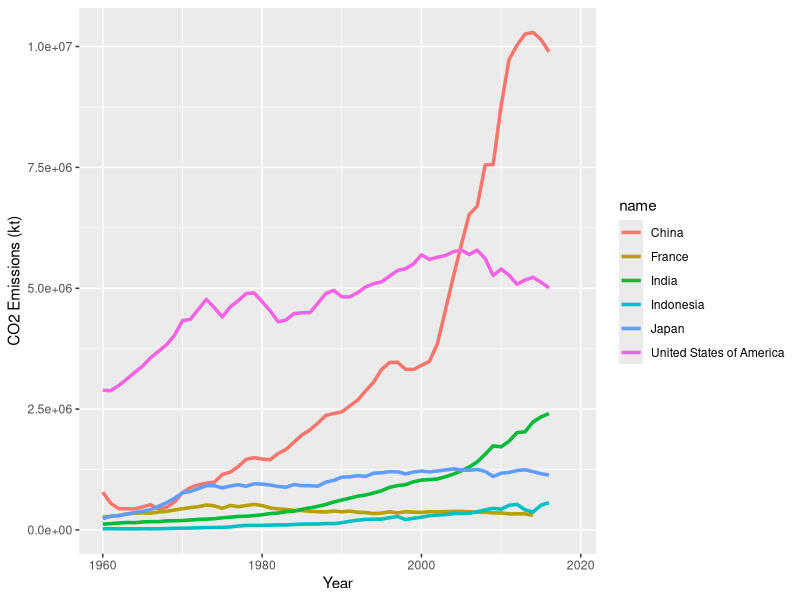
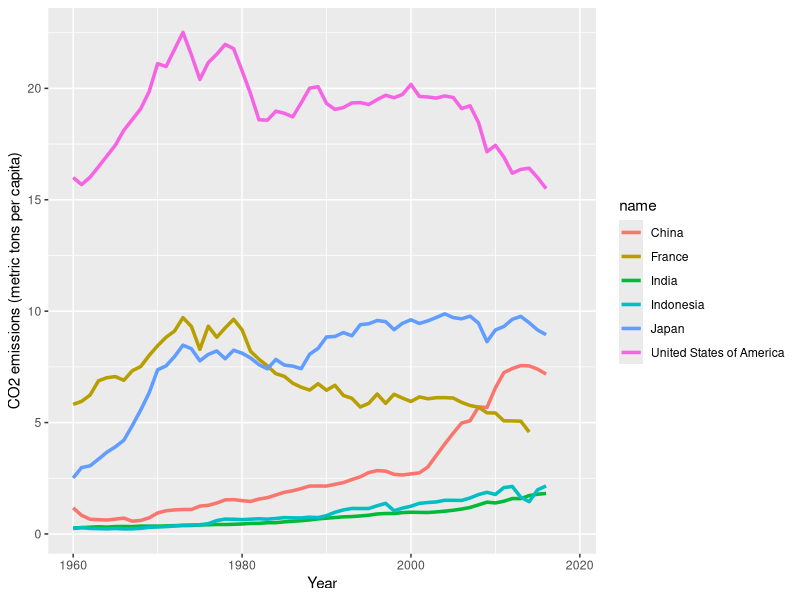
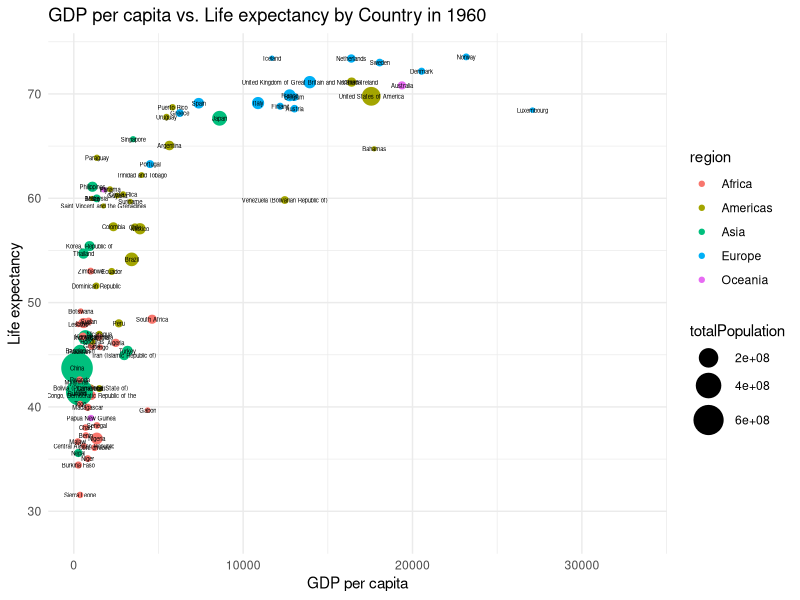
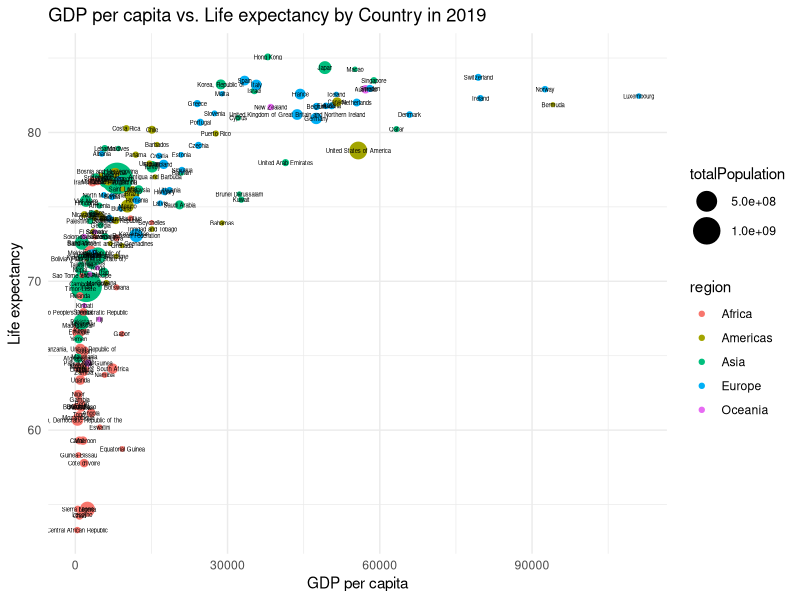

Generate these figures, in order, with R: (Note: this script raises an error after producing the figures.)
dataset <- dataset <- read.delim("gapminder.csv", header = TRUE)
    
cat("There are", nrow(dataset), "rows and", ncol(dataset), "columns.\n")

length(unique(dataset$iso3))
length(unique(dataset$iso2))
length(unique(dataset$name))


compare <- function(col1, col2) {
    result <- data.frame(find = unique(dataset[, col1]),
                         count = integer(length(unique(dataset[, col1]))))
    for (i in 1:nrow(result)) {
        result[i, "count"] = 
            length(unique(subset(dataset, dataset[, col1] == result[i, "find"],
                                 select = col2))[, 1])
    }
    print(result)
    result
}

compare1 <- compare("iso2", "name")
print(unique(compare1$count))
print(unique(dataset[dataset$iso2 == compare1[compare1$count != 1, ]$find, ]$name))

compare2 <- compare("name", "iso3")
print(unique(compare2$count))
print(unique(dataset[dataset$name == compare2[compare2$count != 1, ]$find, ]$iso3))

max(dataset$time, na.rm = TRUE)
min(dataset$time, na.rm = TRUE)

library(dplyr)

missing_co2 <- dataset %>%
    group_by(time) %>%
    summarise(missing = sum(is.na(co2))) %>%
    arrange(desc(missing))

missing_co2_PC <- dataset %>%
    group_by(time) %>%
    summarise(missing = sum(is.na(co2_PC))) %>%
    arrange(desc(missing))

print(missing_co2)
print(missing_co2_PC)

library(dplyr)
library(ggplot2)

subset_data <- subset(dataset,
                      name %in% c("United States of America", "China", "India",
                                  "France", "Japan", "Indonesia"))

ggplot(subset_data, aes(x = time, y = co2, group = name, color = name)) +
    geom_line(size = 1.2) +
    labs(x = "Year", y = "CO2 Emissions (kt)") +
    scale_x_continuous(limits = c(1960, 2019))

ggplot(subset_data, aes(x = time, y = co2_PC, group = name, color = name)) +
    geom_line(size = 1.2) +
    labs(x = "Year", y = "CO2 emissions (metric tons per capita)") +
    scale_x_continuous(limits = c(1960, 2019))


library(tidyr)

# Group the data by year and region, and summarize the mean CO2 emissions per capita
avg_co2_pc_by_year_region <- dataset %>% 
    group_by(time, region) %>% 
    summarize(mean_co2_pc = mean(co2_PC, na.rm = TRUE)) 

# Reshape the data into a wide format with years as rows and continents as columns
wide_avg_co2_pc_by_year_region <- spread(avg_co2_pc_by_year_region, key = region, value = mean_co2_pc)

# Print the results
print(wide_avg_co2_pc_by_year_region, n = 100)

data_1960 <- subset(dataset, time == 1960)
data_1960 <- data_1960[data_1960$region != "", ]

ggplot(data_1960, aes(x = GDP_PC, y = lifeExpectancy)) +
    geom_point(aes(size = totalPopulation, color = region)) +
    scale_size_continuous(range = c(1, 10)) +
    labs(x = "GDP per capita", y = "Life expectancy") +
    theme_minimal() +
    geom_text(aes(label = name), size = 1.5) + 
    ggtitle("GDP per capita vs. Life expectancy by Country in 1960")

data_2019 <- subset(dataset, time == 2019)
data_2019 <- data_2019[data_2019$region != "", ]

ggplot(data_2019, aes(x = GDP_PC, y = lifeExpectancy)) +
    geom_point(aes(size = totalPopulation, color = region)) +
    scale_size_continuous(range = c(1, 10)) +
    labs(x = "GDP per capita", y = "Life expectancy") +
    theme_minimal() +
    geom_text(aes(label = name), size = 1.5) + 
    ggtitle("GDP per capita vs. Life expectancy by Country in 2019")


my_data <- subset(dataset, select = c("region", "time", "lifeExpectancy"))

avg_life_expectancy <- aggregate(lifeExpectancy ~ region + time,
                                 data = my_data, FUN = mean)

regions <- unique(avg_life_expectancy$region)
avg_life_expectancy <- 
    data.frame(region = regions, avg_life_1960 =
        avg_life_expectancy[avg_life_expectancy$time == 1960, ]$lifeExpectancy,
        avg_life_2019 = 
        avg_life_expectancy[avg_life_expectancy$time == 2019, ]$lifeExpectancy)

print(avg_life_expectancy)

average_LE_growth_raw <- dataset[dataset$region != "", ] %>%
    group_by(region, time) %>%
    summarize(avg_life_expectancy = mean(lifeExpectancy, na.rm = TRUE)) %>%
    ungroup()

average_LE_growth_raw <- average_LE_growth_raw[complete.cases(average_LE_growth_raw),]

average_LE_growth <- data.frame(time = unique(average_LE_growth_raw$time))

for (i in unique(average_LE_growth_raw$region)) {
    tmp <- average_LE_growth_raw %>%
        filter(region == i) %>%
        mutate(prev = lag(avg_life_expectancy), growth = avg_life_expectancy - prev) %>%
        select(time, growth) %>%
        rename(!!paste("growth", i) := growth)
    print(tmp)
    average_LE_growth <- merge(average_LE_growth, tmp, by = "time")
}

print(average_LE_growth)

gdp_pc_data <- dataset %>%
    select(iso2, GDP_PC, time) %>%
    group_by(iso2) %>%
    filter(time %in% c(1960, 2019), iso2 != "") %>%
    spread(key = time, value = GDP_PC) %>%
    filter(!is.na(`1960`) | !is.na(`2019`))

ggplot(melt(bucket), aes(x = `iso2`, fill = `1960`)) +
    geom_bar(stat="identity") +
    xlab("Miles per Gallon") +
    ylab("Frequency") +
    ggtitle("Histogram of Miles per Gallon") +
    theme(axis.text.x = element_text(angle = 90, vjust = 0.5, size = 6))
ggplot(data = gdp_pc_data, aes(x = `iso2`, y = `2019`)) +
    geom_bar(stat="identity") +
    xlab("Miles per Gallon") +
    ylab("Frequency") +
    ggtitle("Histogram of Miles per Gallon") +
    theme(axis.text.x = element_text(angle = 90, vjust = 0.5, size = 6))

       